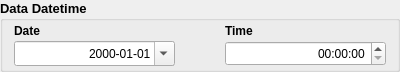
        <widget class="QGroupBox" name="dtmGroup">
         <property name="minimumSize">
          <size>
           <width>400</width>
           <height>72</height>
          </size>
         </property>
         <property name="maximumSize">
          <size>
           <width>16777215</width>
           <height>72</height>
          </size>
         </property>
         <property name="font">
          <font>
           <pointsize>10</pointsize>
           <bold>true</bold>
          </font>
         </property>
         <property name="title">
          <string>Data Datetime</string>
         </property>
         <layout class="QHBoxLayout" name="dtmLayout">
          <property name="spacing">
           <number>50</number>
          </property>
          <property name="topMargin">
           <number>0</number>
          </property>
          <property name="bottomMargin">
           <number>6</number>
          </property>
          <item>
           <layout class="QVBoxLayout" name="dateLayout">
            <property name="spacing">
             <number>0</number>
            </property>
            <item>
             <widget class="QLabel" name="dateLabel">
              <property name="minimumSize">
               <size>
                <width>0</width>
                <height>20</height>
               </size>
              </property>
              <property name="maximumSize">
               <size>
                <width>16777215</width>
                <height>20</height>
               </size>
              </property>
              <property name="font">
               <font>
                <pointsize>9</pointsize>
                <bold>true</bold>
               </font>
              </property>
              <property name="text">
               <string>Date</string>
              </property>
             </widget>
            </item>
            <item>
             <widget class="QDateEdit" name="recDate">
              <property name="minimumSize">
               <size>
                <width>120</width>
                <height>25</height>
               </size>
              </property>
              <property name="maximumSize">
               <size>
                <width>16777215</width>
                <height>25</height>
               </size>
              </property>
              <property name="font">
               <font>
                <pointsize>9</pointsize>
                <bold>false</bold>
               </font>
              </property>
              <property name="alignment">
               <set>Qt::AlignmentFlag::AlignRight|Qt::AlignmentFlag::AlignTrailing|Qt::AlignmentFlag::AlignVCenter</set>
              </property>
              <property name="displayFormat">
               <string>yyyy-MM-dd</string>
              </property>
              <property name="calendarPopup">
               <bool>true</bool>
              </property>
             </widget>
            </item>
           </layout>
          </item>
          <item>
           <layout class="QVBoxLayout" name="timeLayout">
            <property name="spacing">
             <number>0</number>
            </property>
            <item>
             <widget class="QLabel" name="timeLabel">
              <property name="minimumSize">
               <size>
                <width>0</width>
                <height>20</height>
               </size>
              </property>
              <property name="maximumSize">
               <size>
                <width>16777215</width>
                <height>20</height>
               </size>
              </property>
              <property name="font">
               <font>
                <pointsize>9</pointsize>
                <bold>true</bold>
               </font>
              </property>
              <property name="text">
               <string>Time</string>
              </property>
             </widget>
            </item>
            <item>
             <widget class="QTimeEdit" name="recTime">
              <property name="minimumSize">
               <size>
                <width>120</width>
                <height>25</height>
               </size>
              </property>
              <property name="maximumSize">
               <size>
                <width>16777215</width>
                <height>25</height>
               </size>
              </property>
              <property name="font">
               <font>
                <pointsize>9</pointsize>
                <bold>false</bold>
               </font>
              </property>
              <property name="alignment">
               <set>Qt::AlignmentFlag::AlignRight|Qt::AlignmentFlag::AlignTrailing|Qt::AlignmentFlag::AlignVCenter</set>
              </property>
              <property name="displayFormat">
               <string>hh:mm:ss</string>
              </property>
             </widget>
            </item>
           </layout>
          </item>
         </layout>
        </widget>
